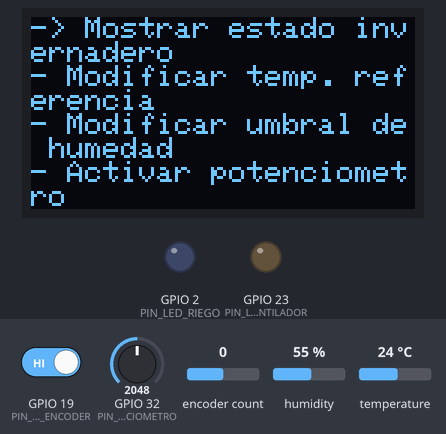
Bench run of a program on a simulated ESP32. Parts: 128×64 one-colour display, output pins drawn as LEDs (lit = HIGH). Dashed ring = blinking. The test bench sets the inputs (shaded band); at power-on: GPIO 19 (PIN_BOTON_ENCODER) HIGH, encoder count 0, humidity 55 %, GPIO 32 (PIN_POTENCIOMETRO) = 2048, temperature 24 °C. Random numbers use the default seed unless the program sets one; what the program prints to the serial monitor is not drawn.

Above: at 1.7 s.
1.8 s: GPIO 19 (PIN_BOTON_ENCODER) driven LOW
At 1.97 s:
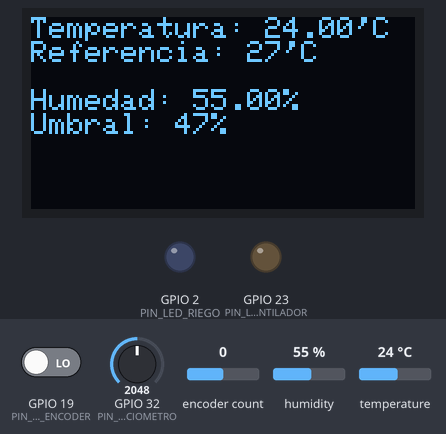
4.1 s: encoder count set to -1
At 4.4 s:
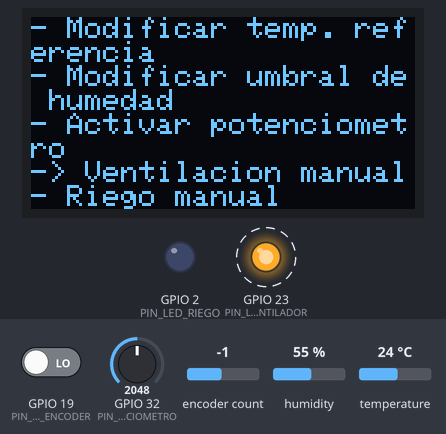
6.0 s: encoder count set to -2
At 6.32 s:
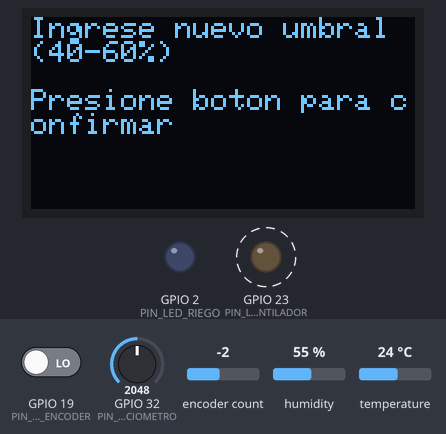
8.5 s: humidity set to 48 %
10.1 s: humidity set to 45 %
At 10.99 s:
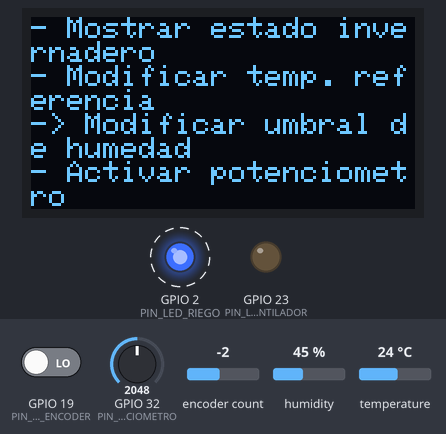
13.1 s: GPIO 32 (PIN_POTENCIOMETRO) set to 1892
14.6 s: GPIO 32 (PIN_POTENCIOMETRO) set to 1769
At 14.77 s:
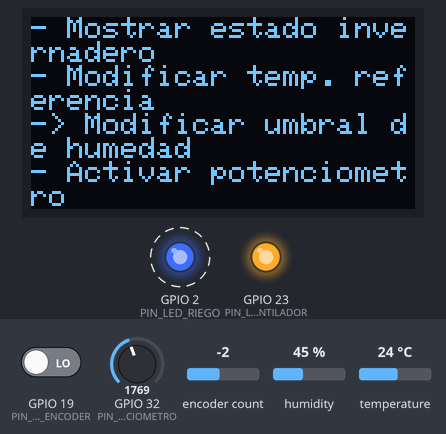
Timing chart, 0 to 17.5 s (numbered marks = the images above; inputs shaded):
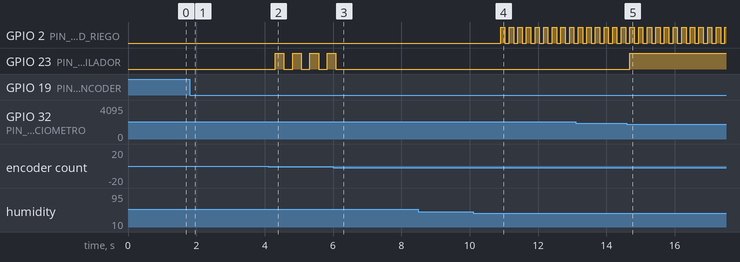

The program:

main.cpp
```cpp
#include <Arduino.h>
#include "Device.h"
// Libreria para encoder en ESP32 (usa PCNT internamente)
#include <ESP32Encoder.h>

// Pines del hardware
#define PIN_LED_VENTILADOR 23
#define PIN_LED_RIEGO 2
#define PIN_POTENCIOMETRO 32  // 34
#define PIN_SENSOR_DHT 33 //14

// Pines del encoder rotatorio
#define PIN_ENCODER_CLK 18
#define PIN_ENCODER_DT 5
#define PIN_BOTON_ENCODER 19

// Inicialización del dispositivo con display y sensor
Device invernadero(128, 64, -1, PIN_SENSOR_DHT, DHT22);

// Variables globales
int umbralHumedadMinima;         // Umbral de humedad (40–60%)
int opcionMenu = 0;              // Opción seleccionada en el menú
int opcionAnterior;              // Opción anterior para detectar cambios
bool riegoBlinkEstado = false;   // Estado de parpadeo del riego
bool tempEstadoAnterior;         // Estado anterior del control de temperatura
bool humEstadoAnterior;          // Estado anterior del control de humedad
bool mostrarMenu = true;         // Indica si se muestra el menú
bool ejecutarOpcion = false;     // Indica si se está ejecutando una opción
bool potenciometroActivo = true; // Control manual de temperatura por potenciómetro
int temperaturaReferencia;       // Temperatura deseada
int estadoVentilador;            // Estado del ventilador
bool riegoActivo = false;        // Estado actual del riego
String lineaSerial;              // Entrada recibida por Serial

// Declaración de funciones
void configurarEntradasSalidas();
void mostrarMenuOpciones();
void ejecutarAccion(float temp, int temperaturaReferencia, float hum);
void cambiarUmbralHumedad();
void cambiarTempManual();
void activarPotenciometro();
void forzarVentilacion();
void forzarRiego();

// Encoder (reemplaza manejo manual por interrupciones)
ESP32Encoder encoder;
int64_t lastEncoderCount = 0;


// ---------------- SETUP ----------------
void setup() {
  Serial.begin(9600);
  configurarEntradasSalidas();

  // Inicializar encoder usando la librería (cuadrupla media)
  // attachHalfQuad usa PCNT y evita manejar ISRs manuales
  encoder.attachHalfQuad(PIN_ENCODER_CLK, PIN_ENCODER_DT);
  encoder.clearCount();
  lastEncoderCount = encoder.getCount();

  invernadero.begin();

  // Definir un umbral inicial de humedad aleatorio entre 40 y 60%
  umbralHumedadMinima = (int)random(40, 61);

  invernadero.showDisplay(String(umbralHumedadMinima) + "%");
  Serial.println("INICIO SISTEMA\nUmbral aleatorio: " + String(umbralHumedadMinima) + "%");

  delay(500);
  mostrarMenuOpciones();
}


// ---------------- LOOP ----------------
void loop() {
  // Leer valor del potenciómetro si está activado
  if(potenciometroActivo){
    temperaturaReferencia = map(analogRead(PIN_POTENCIOMETRO), 0, 4095, -5, 60);
  }

  // Leer encoder y actualizar opción del menú cuando se muestra
  int64_t encCount = encoder.getCount();
  if (mostrarMenu && encCount != lastEncoderCount) {
    int64_t delta = encCount - lastEncoderCount;
    opcionMenu = (opcionMenu + (int)delta) % 6;
    if (opcionMenu < 0) opcionMenu += 6;
    lastEncoderCount = encCount;
  }

  // Leer temperatura actual
  float temperaturaActual = invernadero.readTemp();

  // Control automático del ventilador
  if ((temperaturaActual > temperaturaReferencia) != tempEstadoAnterior) { // Si cambia el estado del ventilador
    if (temperaturaActual > temperaturaReferencia){ // Apagar o Encender el ventilador
      digitalWrite(PIN_LED_VENTILADOR, HIGH);
      Serial.println("Ventilador encendido");
    } else {
      digitalWrite(PIN_LED_VENTILADOR, LOW);
      Serial.println("Ventilador apagado");
    }
  }

  // Leer humedad actual
  float humedadActual = invernadero.readHum();

  // Control automático del riego
  if ((humedadActual < umbralHumedadMinima) != humEstadoAnterior) { // Si cambia el estado de la humedad
    if (humedadActual < umbralHumedadMinima) { // Activar o Desactivar el riego
      Serial.println("Riego activado");
      riegoActivo = true;
    } else {
      digitalWrite(PIN_LED_RIEGO, LOW);
      riegoActivo = false;
      riegoBlinkEstado = false;
      Serial.println("Riego desactivado");
    }
  }

  // Si el riego está activo, hacer parpadear el LED
  if (riegoActivo) {
    digitalWrite(PIN_LED_RIEGO, riegoBlinkEstado ? HIGH : LOW);
    riegoBlinkEstado = !riegoBlinkEstado;
  }

  // Detectar pulsación del botón del encoder
  if (digitalRead(PIN_BOTON_ENCODER) == LOW) {
    if (ejecutarOpcion){
      switch (opcionMenu) {
        case 1: cambiarTempManual(); break;
        case 2: cambiarUmbralHumedad(); break;
        case 3: activarPotenciometro(); break;
        case 4: forzarVentilacion(); break;
        case 5: forzarRiego(); break;
      }
    } else {
      mostrarMenu = !mostrarMenu;
      if (mostrarMenu)
        mostrarMenuOpciones();
    }
  }

  // Actualizar pantalla si cambió la opción
  if (opcionAnterior != opcionMenu)
    mostrarMenuOpciones();

  // Ejecutar la opción seleccionada si no está mostrando el menú
  if (!mostrarMenu)
    ejecutarAccion(temperaturaActual, temperaturaReferencia, humedadActual);

  // Guardar estados anteriores
  tempEstadoAnterior = temperaturaActual > temperaturaReferencia;
  humEstadoAnterior = humedadActual < umbralHumedadMinima;
  opcionAnterior = opcionMenu;

  delay(100);
}


// ---------------- FUNCIONES ----------------

// Configurar entradas y salidas de ESP32
void configurarEntradasSalidas() {
  pinMode(PIN_LED_VENTILADOR, OUTPUT);
  pinMode(PIN_LED_RIEGO, OUTPUT);
  pinMode(PIN_POTENCIOMETRO, INPUT);

  // Encoder (dejar pullups internos para señales estables)
  pinMode(PIN_ENCODER_CLK, INPUT_PULLUP);
  pinMode(PIN_ENCODER_DT, INPUT_PULLUP);
  pinMode(PIN_BOTON_ENCODER, INPUT_PULLUP);
}

// Mostrar menú de opciones en el display
void mostrarMenuOpciones() {
  const String opciones[] = {
      "Mostrar estado invernadero",
      "Modificar temp. referencia",
      "Modificar umbral de humedad",
      "Activar potenciometro",
      "Ventilacion manual",
      "Riego manual"};

  String menu = "";
  for (int i = 0; i < 6; i++) {
    if ((opcionMenu == 4 || opcionMenu == 5) && i == 0) continue;
    if (i == opcionMenu) {
      menu += "-> " + opciones[i] + "\n";
    } else {
      menu += "- " + opciones[i] + "\n";
    }
  }
  invernadero.showDisplay(menu);
}

// (El manejo del encoder por interrupciones se reemplazó por la librería ESP32Encoder)

// Ejecutar acción según opción elegida
void ejecutarAccion(float temp, int temperaturaReferencia, float hum) {
  switch (opcionMenu) {
    case 0: // Mostrar estado invernadero
      invernadero.showDisplay(
        "Temperatura: " + String(temp) + "'C \nReferencia: " + String(temperaturaReferencia) +
        "'C \n\nHumedad: " + String(hum) + "% \nUmbral: " + String(umbralHumedadMinima) + "%");
      break;
    case 1: // Modificar temp. referencia
      ejecutarOpcion = true;
      invernadero.showDisplay("Ingrese nueva temp. (-5 a 60'C)\n\nPresione boton para confirmar");
      break;
    case 2: // Modificar umbral de humedad
      ejecutarOpcion = true;
      invernadero.showDisplay("Ingrese nuevo umbral (40-60%)\n\nPresione boton para confirmar");
      break;
    case 3: // Activar potenciometro
      ejecutarOpcion = true;
      invernadero.showDisplay("Potenciometro activado.");
      break;
    case 4: // Ventilacion manual
      ejecutarOpcion = true;
      invernadero.showDisplay("Ventilacion manual");
      break;
    case 5: // Riego manual
      ejecutarOpcion = true;
      invernadero.showDisplay("Riego manual");
      break;
  }
}

// Cambiar umbral de humedad desde Serial
void cambiarUmbralHumedad() {
  if (Serial.available()) {
    String aux = "";
    while (Serial.available()) {
      char c = (char)Serial.read();
      if (c >= '0' && c <= '9') {
        aux += c;
      } else if (c == '\n') break;
    }
    aux.trim();

    int valor = aux.toInt();
    if (valor >= 40 && valor <= 60) {
      umbralHumedadMinima = valor;
      Serial.print("Nuevo umbral de humedad: ");
      Serial.println(umbralHumedadMinima);
    } else {
      Serial.println("Error: valor fuera de rango (40-60).");
    }
  }

  mostrarMenu = true;
  mostrarMenuOpciones();
  ejecutarOpcion = false;
}

// Cambiar temperatura de referencia desde Serial
void cambiarTempManual() {
  potenciometroActivo = false;
  if (Serial.available() > 0) {
    String input = Serial.readStringUntil('\n');
    int nuevaRef = input.toInt();

    if (nuevaRef != 0 || input == "0") {
      temperaturaReferencia = nuevaRef;
      Serial.println("Nueva temperatura de referencia: " + String(temperaturaReferencia) + "°C");
      Serial.println("Potenciometro desactivado. Para volver a activarlo vaya al menu de opciones.");
    } else {
      Serial.println("Entrada invalida. Ingrese un número entero.");
    }
  }

  mostrarMenu = true;
  mostrarMenuOpciones();
  ejecutarOpcion = false;
}

// Activar lectura por potenciómetro
void activarPotenciometro(){
  potenciometroActivo = true;
  Serial.println("Potenciometro activado");

  mostrarMenu = true;
  mostrarMenuOpciones();
  ejecutarOpcion = false;
}

// Control manual del ventilador
void forzarVentilacion(){
  int estadoVentilador = digitalRead(PIN_LED_VENTILADOR);
  if (estadoVentilador == HIGH) {
    digitalWrite(PIN_LED_VENTILADOR, LOW);
    Serial.println("Ventilador apagado");
  } else {
    digitalWrite(PIN_LED_VENTILADOR, HIGH);
    Serial.println("Ventilador encendido");
  }
  mostrarMenu = true;
  mostrarMenuOpciones();
  ejecutarOpcion = false;
}

// Control manual del riego
void forzarRiego(){
  if (riegoActivo) {
    digitalWrite(PIN_LED_RIEGO, LOW);
    riegoActivo = false;
    Serial.println("Riego apagado");
  } else {
    digitalWrite(PIN_LED_RIEGO, HIGH);
    riegoActivo = true;
    Serial.println("Riego encendido");
  }

  mostrarMenu = true;
  mostrarMenuOpciones();
  ejecutarOpcion = false;
}
```

Measured:
- the behaviour switches between 47 and 46 % on humidity (found by bisection; images 3 and 4)
- the behaviour switches between 1827 and 1826 on GPIO 32 (PIN_POTENCIOMETRO) (found by bisection; images 4 and 5)
- after the input at 1.8 s, the display: changes after 0.12 s (image 1)
- after the input at 4.1 s, GPIO 23 (PIN_LED_VENTILADOR): alternates HIGH for 0.25 s and LOW for 0.25 s, starting after 0.21 s
- after the input at 10.1 s, GPIO 2 (PIN_LED_RIEGO): alternates HIGH for 0.13 s and LOW for 0.13 s, starting after 0.81 s
- after the input at 14.6 s, GPIO 23 (PIN_LED_VENTILADOR): LOW → HIGH after 0.09 s
